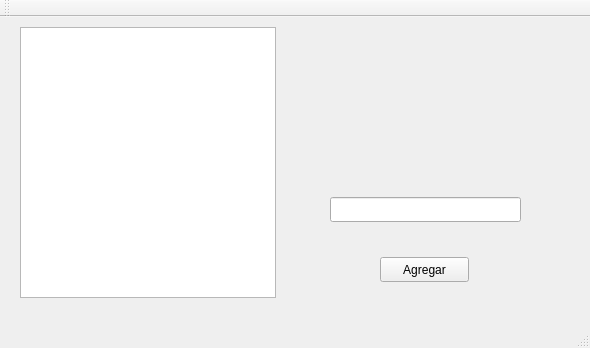
<?xml version="1.0" encoding="UTF-8"?>
<ui version="4.0">
 <class>Menu</class>
 <widget class="QMainWindow" name="Menu">
  <property name="geometry">
   <rect>
    <x>0</x>
    <y>0</y>
    <width>590</width>
    <height>348</height>
   </rect>
  </property>
  <property name="windowTitle">
   <string>Menu</string>
  </property>
  <widget class="QWidget" name="centralWidget">
   <widget class="QLabel" name="label">
    <property name="geometry">
     <rect>
      <x>300</x>
      <y>20</y>
      <width>271</width>
      <height>31</height>
     </rect>
    </property>
    <property name="text">
     <string/>
    </property>
   </widget>
   <widget class="QPushButton" name="pushButton">
    <property name="geometry">
     <rect>
      <x>380</x>
      <y>240</y>
      <width>89</width>
      <height>25</height>
     </rect>
    </property>
    <property name="text">
     <string>Agregar</string>
    </property>
   </widget>
   <widget class="QListWidget" name="listWidget">
    <property name="geometry">
     <rect>
      <x>20</x>
      <y>10</y>
      <width>256</width>
      <height>271</height>
     </rect>
    </property>
    <property name="selectionMode">
     <enum>QAbstractItemView::ExtendedSelection</enum>
    </property>
    <property name="currentRow">
     <number>-1</number>
    </property>
   </widget>
   <widget class="QLineEdit" name="lineEdit">
    <property name="geometry">
     <rect>
      <x>330</x>
      <y>180</y>
      <width>191</width>
      <height>25</height>
     </rect>
    </property>
   </widget>
  </widget>
  <widget class="QMenuBar" name="menuBar">
   <property name="geometry">
    <rect>
     <x>0</x>
     <y>0</y>
     <width>590</width>
     <height>22</height>
    </rect>
   </property>
  </widget>
  <widget class="QToolBar" name="mainToolBar">
   <attribute name="toolBarArea">
    <enum>TopToolBarArea</enum>
   </attribute>
   <attribute name="toolBarBreak">
    <bool>false</bool>
   </attribute>
  </widget>
  <widget class="QStatusBar" name="statusBar"/>
 </widget>
 <layoutdefault spacing="6" margin="11"/>
 <resources/>
 <connections/>
</ui>
